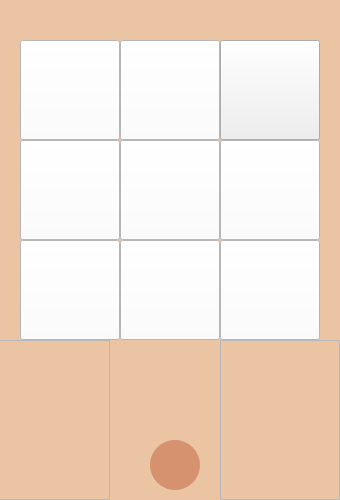
<?xml version="1.0" encoding="UTF-8"?>
<ui version="4.0">
 <class>GameFrame</class>
 <widget class="QFrame" name="GameFrame">
  <property name="geometry">
   <rect>
    <x>0</x>
    <y>0</y>
    <width>340</width>
    <height>500</height>
   </rect>
  </property>
  <property name="windowTitle">
   <string>GameFrame</string>
  </property>
  <property name="styleSheet">
   <string notr="true">#GameFrame{
background-color: rgb(234, 196, 163);
}</string>
  </property>
  <widget class="QPushButton" name="Grid_1">
   <property name="geometry">
    <rect>
     <x>20</x>
     <y>40</y>
     <width>100</width>
     <height>100</height>
    </rect>
   </property>
   <property name="cursor">
    <cursorShape>PointingHandCursor</cursorShape>
   </property>
   <property name="mouseTracking">
    <bool>true</bool>
   </property>
   <property name="focusPolicy">
    <enum>Qt::StrongFocus</enum>
   </property>
   <property name="autoFillBackground">
    <bool>false</bool>
   </property>
   <property name="styleSheet">
    <string notr="true">QPushButton{ 
	background-color: rgb(255, 255, 255);
}

QPushButton:enabled {
background-color: rgb(255, 255, 255)
}

QPushButton:pressed {
background-color:  rgb(255, 255, 255);
border-radius: 50px;
}

QPushButton:hover {
background-color: rgb(255, 255, 255);
border-radius: 50px;
}
</string>
   </property>
   <property name="text">
    <string/>
   </property>
   <property name="checkable">
    <bool>false</bool>
   </property>
   <property name="autoRepeatDelay">
    <number>300</number>
   </property>
   <property name="default">
    <bool>false</bool>
   </property>
  </widget>
  <widget class="QPushButton" name="Grid_2">
   <property name="geometry">
    <rect>
     <x>120</x>
     <y>40</y>
     <width>100</width>
     <height>100</height>
    </rect>
   </property>
   <property name="cursor">
    <cursorShape>PointingHandCursor</cursorShape>
   </property>
   <property name="mouseTracking">
    <bool>true</bool>
   </property>
   <property name="focusPolicy">
    <enum>Qt::StrongFocus</enum>
   </property>
   <property name="autoFillBackground">
    <bool>false</bool>
   </property>
   <property name="styleSheet">
    <string notr="true">QPushButton{ 
	background-color: rgb(255, 255, 255);
}

QPushButton:enabled {
background-color: rgb(255, 255, 255)
}

QPushButton:pressed {
background-color:  rgb(255, 255, 255);
border-radius: 50px;
}

QPushButton:hover {
background-color: rgb(255, 255, 255);
border-radius: 50px;
}
</string>
   </property>
   <property name="text">
    <string/>
   </property>
   <property name="checkable">
    <bool>false</bool>
   </property>
   <property name="autoRepeatDelay">
    <number>300</number>
   </property>
   <property name="default">
    <bool>false</bool>
   </property>
  </widget>
  <widget class="QPushButton" name="Grid_3">
   <property name="geometry">
    <rect>
     <x>220</x>
     <y>40</y>
     <width>100</width>
     <height>100</height>
    </rect>
   </property>
   <property name="cursor">
    <cursorShape>PointingHandCursor</cursorShape>
   </property>
   <property name="mouseTracking">
    <bool>true</bool>
   </property>
   <property name="focusPolicy">
    <enum>Qt::StrongFocus</enum>
   </property>
   <property name="autoFillBackground">
    <bool>false</bool>
   </property>
   <property name="styleSheet">
    <string notr="true">QPushButton{ 
	background-color: rgb(255, 255, 255);
}

QPushButton:enabled {
background-color: rgb(255, 255, 255)
}

QPushButton:pressed {
background-color:  rgb(255, 255, 255);
border-radius: 50px;
}

QPushButton:hover {
background-color: rgb(255, 255, 255);
border-radius: 50px;
}
color: rgb(0, 255, 0);
</string>
   </property>
   <property name="text">
    <string/>
   </property>
   <property name="checkable">
    <bool>false</bool>
   </property>
   <property name="autoRepeatDelay">
    <number>300</number>
   </property>
   <property name="default">
    <bool>false</bool>
   </property>
  </widget>
  <widget class="QPushButton" name="Grid_4">
   <property name="geometry">
    <rect>
     <x>20</x>
     <y>140</y>
     <width>100</width>
     <height>100</height>
    </rect>
   </property>
   <property name="cursor">
    <cursorShape>PointingHandCursor</cursorShape>
   </property>
   <property name="mouseTracking">
    <bool>true</bool>
   </property>
   <property name="focusPolicy">
    <enum>Qt::StrongFocus</enum>
   </property>
   <property name="autoFillBackground">
    <bool>false</bool>
   </property>
   <property name="styleSheet">
    <string notr="true">QPushButton{ 
	background-color: rgb(255, 255, 255);
}

QPushButton:enabled {
background-color: rgb(255, 255, 255)
}

QPushButton:pressed {
background-color:  rgb(255, 255, 255);
border-radius: 50px;
}

QPushButton:hover {
background-color: rgb(255, 255, 255);
border-radius: 50px;
}
</string>
   </property>
   <property name="text">
    <string/>
   </property>
   <property name="checkable">
    <bool>false</bool>
   </property>
   <property name="autoRepeatDelay">
    <number>300</number>
   </property>
   <property name="default">
    <bool>false</bool>
   </property>
  </widget>
  <widget class="QPushButton" name="Grid_5">
   <property name="geometry">
    <rect>
     <x>120</x>
     <y>140</y>
     <width>100</width>
     <height>100</height>
    </rect>
   </property>
   <property name="cursor">
    <cursorShape>PointingHandCursor</cursorShape>
   </property>
   <property name="mouseTracking">
    <bool>true</bool>
   </property>
   <property name="focusPolicy">
    <enum>Qt::StrongFocus</enum>
   </property>
   <property name="autoFillBackground">
    <bool>false</bool>
   </property>
   <property name="styleSheet">
    <string notr="true">QPushButton{ 
	background-color: rgb(255, 255, 255);
}

QPushButton:enabled {
background-color: rgb(255, 255, 255)
}

QPushButton:pressed {
background-color:  rgb(255, 255, 255);
border-radius: 50px;
}

QPushButton:hover {
background-color: rgb(255, 255, 255);
border-radius: 50px;
}
</string>
   </property>
   <property name="text">
    <string/>
   </property>
   <property name="checkable">
    <bool>false</bool>
   </property>
   <property name="autoRepeatDelay">
    <number>300</number>
   </property>
   <property name="default">
    <bool>false</bool>
   </property>
  </widget>
  <widget class="QPushButton" name="Grid_6">
   <property name="geometry">
    <rect>
     <x>220</x>
     <y>140</y>
     <width>100</width>
     <height>100</height>
    </rect>
   </property>
   <property name="cursor">
    <cursorShape>PointingHandCursor</cursorShape>
   </property>
   <property name="mouseTracking">
    <bool>true</bool>
   </property>
   <property name="focusPolicy">
    <enum>Qt::StrongFocus</enum>
   </property>
   <property name="autoFillBackground">
    <bool>false</bool>
   </property>
   <property name="styleSheet">
    <string notr="true">QPushButton{ 
	background-color: rgb(255, 255, 255);
}

QPushButton:enabled {
background-color: rgb(255, 255, 255)
}

QPushButton:pressed {
background-color:  rgb(255, 255, 255);
border-radius: 50px;
}

QPushButton:hover {
background-color: rgb(255, 255, 255);
border-radius: 50px;
}
</string>
   </property>
   <property name="text">
    <string/>
   </property>
   <property name="checkable">
    <bool>false</bool>
   </property>
   <property name="autoRepeatDelay">
    <number>300</number>
   </property>
   <property name="default">
    <bool>false</bool>
   </property>
  </widget>
  <widget class="QPushButton" name="Grid_9">
   <property name="geometry">
    <rect>
     <x>220</x>
     <y>240</y>
     <width>100</width>
     <height>100</height>
    </rect>
   </property>
   <property name="cursor">
    <cursorShape>PointingHandCursor</cursorShape>
   </property>
   <property name="mouseTracking">
    <bool>true</bool>
   </property>
   <property name="focusPolicy">
    <enum>Qt::StrongFocus</enum>
   </property>
   <property name="autoFillBackground">
    <bool>false</bool>
   </property>
   <property name="styleSheet">
    <string notr="true">QPushButton{ 
	background-color: rgb(255, 255, 255);
}

QPushButton:enabled {
background-color: rgb(255, 255, 255)
}

QPushButton:pressed {
background-color:  rgb(255, 255, 255);
border-radius: 50px;
}

QPushButton:hover {
background-color: rgb(255, 255, 255);
border-radius: 50px;
}
</string>
   </property>
   <property name="text">
    <string/>
   </property>
   <property name="checkable">
    <bool>false</bool>
   </property>
   <property name="autoRepeatDelay">
    <number>300</number>
   </property>
   <property name="default">
    <bool>false</bool>
   </property>
  </widget>
  <widget class="QPushButton" name="Grid_8">
   <property name="geometry">
    <rect>
     <x>120</x>
     <y>240</y>
     <width>100</width>
     <height>100</height>
    </rect>
   </property>
   <property name="cursor">
    <cursorShape>PointingHandCursor</cursorShape>
   </property>
   <property name="mouseTracking">
    <bool>true</bool>
   </property>
   <property name="focusPolicy">
    <enum>Qt::StrongFocus</enum>
   </property>
   <property name="autoFillBackground">
    <bool>false</bool>
   </property>
   <property name="styleSheet">
    <string notr="true">QPushButton{ 
	background-color: rgb(255, 255, 255);
}

QPushButton:enabled {
background-color: rgb(255, 255, 255)
}

QPushButton:pressed {
background-color:  rgb(255, 255, 255);
border-radius: 50px;
}

QPushButton:hover {
background-color: rgb(255, 255, 255);
border-radius: 50px;
}
</string>
   </property>
   <property name="text">
    <string/>
   </property>
   <property name="checkable">
    <bool>false</bool>
   </property>
   <property name="autoRepeatDelay">
    <number>300</number>
   </property>
   <property name="default">
    <bool>false</bool>
   </property>
  </widget>
  <widget class="QPushButton" name="Grid_7">
   <property name="geometry">
    <rect>
     <x>20</x>
     <y>240</y>
     <width>100</width>
     <height>100</height>
    </rect>
   </property>
   <property name="cursor">
    <cursorShape>PointingHandCursor</cursorShape>
   </property>
   <property name="mouseTracking">
    <bool>true</bool>
   </property>
   <property name="focusPolicy">
    <enum>Qt::StrongFocus</enum>
   </property>
   <property name="autoFillBackground">
    <bool>false</bool>
   </property>
   <property name="styleSheet">
    <string notr="true">QPushButton{ 
	background-color: rgb(255, 255, 255);
}

QPushButton:enabled {
background-color: rgb(255, 255, 255)
}

QPushButton:pressed {
background-color:  rgb(255, 255, 255);
border-radius: 50px;
}

QPushButton:hover {
background-color: rgb(255, 255, 255);
border-radius: 50px;
}
</string>
   </property>
   <property name="text">
    <string/>
   </property>
   <property name="checkable">
    <bool>false</bool>
   </property>
   <property name="autoRepeatDelay">
    <number>300</number>
   </property>
   <property name="default">
    <bool>false</bool>
   </property>
  </widget>
  <widget class="QFrame" name="Player1_poster">
   <property name="geometry">
    <rect>
     <x>-10</x>
     <y>340</y>
     <width>120</width>
     <height>160</height>
    </rect>
   </property>
   <property name="frameShape">
    <enum>QFrame::StyledPanel</enum>
   </property>
   <property name="frameShadow">
    <enum>QFrame::Raised</enum>
   </property>
  </widget>
  <widget class="QFrame" name="Player2_poster">
   <property name="geometry">
    <rect>
     <x>220</x>
     <y>340</y>
     <width>120</width>
     <height>160</height>
    </rect>
   </property>
   <property name="frameShape">
    <enum>QFrame::StyledPanel</enum>
   </property>
   <property name="frameShadow">
    <enum>QFrame::Raised</enum>
   </property>
   <widget class="QLabel" name="Player1_text">
    <property name="geometry">
     <rect>
      <x>-80</x>
      <y>10</y>
      <width>211</width>
      <height>141</height>
     </rect>
    </property>
    <property name="sizePolicy">
     <sizepolicy hsizetype="Expanding" vsizetype="Preferred">
      <horstretch>0</horstretch>
      <verstretch>0</verstretch>
     </sizepolicy>
    </property>
    <property name="font">
     <font>
      <family>Source Code Pro Black</family>
      <pointsize>9</pointsize>
      <weight>75</weight>
      <bold>true</bold>
     </font>
    </property>
    <property name="acceptDrops">
     <bool>true</bool>
    </property>
    <property name="layoutDirection">
     <enum>Qt::LeftToRight</enum>
    </property>
    <property name="styleSheet">
     <string notr="true">color: rgb(0, 0, 0);</string>
    </property>
    <property name="frameShadow">
     <enum>QFrame::Plain</enum>
    </property>
    <property name="text">
     <string/>
    </property>
    <property name="wordWrap">
     <bool>true</bool>
    </property>
   </widget>
  </widget>
  <widget class="QLabel" name="turn_text">
   <property name="geometry">
    <rect>
     <x>60</x>
     <y>10</y>
     <width>211</width>
     <height>16</height>
    </rect>
   </property>
   <property name="font">
    <font>
     <family>Source Code Pro Black</family>
     <pointsize>9</pointsize>
     <weight>75</weight>
     <bold>true</bold>
    </font>
   </property>
   <property name="styleSheet">
    <string notr="true">color: rgb(0, 0, 0);</string>
   </property>
   <property name="frameShadow">
    <enum>QFrame::Plain</enum>
   </property>
   <property name="text">
    <string/>
   </property>
  </widget>
  <widget class="QLabel" name="Player2_text">
   <property name="geometry">
    <rect>
     <x>0</x>
     <y>355</y>
     <width>211</width>
     <height>131</height>
    </rect>
   </property>
   <property name="font">
    <font>
     <family>Source Code Pro Black</family>
     <pointsize>9</pointsize>
     <weight>75</weight>
     <bold>true</bold>
    </font>
   </property>
   <property name="styleSheet">
    <string notr="true">color: rgb(0, 0, 0);</string>
   </property>
   <property name="frameShadow">
    <enum>QFrame::Plain</enum>
   </property>
   <property name="text">
    <string/>
   </property>
  </widget>
  <widget class="QLabel" name="Player1_text_2">
   <property name="geometry">
    <rect>
     <x>300</x>
     <y>30</y>
     <width>211</width>
     <height>141</height>
    </rect>
   </property>
   <property name="sizePolicy">
    <sizepolicy hsizetype="Expanding" vsizetype="Preferred">
     <horstretch>0</horstretch>
     <verstretch>0</verstretch>
    </sizepolicy>
   </property>
   <property name="font">
    <font>
     <family>Source Code Pro Black</family>
     <pointsize>9</pointsize>
     <weight>75</weight>
     <bold>true</bold>
    </font>
   </property>
   <property name="acceptDrops">
    <bool>true</bool>
   </property>
   <property name="layoutDirection">
    <enum>Qt::LeftToRight</enum>
   </property>
   <property name="styleSheet">
    <string notr="true">color: rgb(0, 0, 0);</string>
   </property>
   <property name="frameShadow">
    <enum>QFrame::Plain</enum>
   </property>
   <property name="text">
    <string/>
   </property>
   <property name="wordWrap">
    <bool>true</bool>
   </property>
  </widget>
  <widget class="QPushButton" name="restartButton">
   <property name="geometry">
    <rect>
     <x>150</x>
     <y>440</y>
     <width>50</width>
     <height>50</height>
    </rect>
   </property>
   <property name="font">
    <font>
     <family>Source Code Pro Medium</family>
     <pointsize>6</pointsize>
    </font>
   </property>
   <property name="styleSheet">
    <string notr="true">QPushButton{
color: rgb(0, 0, 0);
border-radius: 25px;
}

QPushButton:enabled {
	background-color: rgb(214, 146, 111);
}

QPushButton:pressed {
background-color:  rgb(255, 255, 255);
border-radius: 25px;
}

QPushButton:hover {
background-color: rgb(255, 255, 255);
border-radius: 25px;
}</string>
   </property>
   <property name="text">
    <string/>
   </property>
   <property name="icon">
    <iconset>
     <normaloff>Assets/black-panel-restart-system-icon--6.png</normaloff>Assets/black-panel-restart-system-icon--6.png</iconset>
   </property>
  </widget>
 </widget>
 <resources/>
 <connections/>
</ui>
